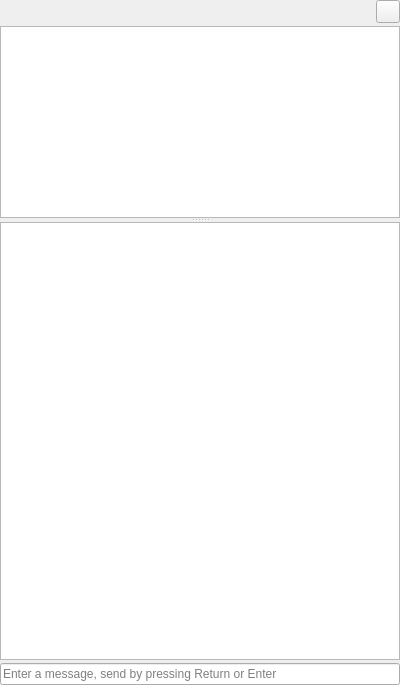
<?xml version="1.0" encoding="UTF-8"?>
<ui version="4.0">
 <class>IrcChannelWidget</class>
 <widget class="QWidget" name="IrcChannelWidget">
  <property name="geometry">
   <rect>
    <x>0</x>
    <y>0</y>
    <width>400</width>
    <height>685</height>
   </rect>
  </property>
  <property name="windowTitle">
   <string/>
  </property>
  <layout class="QVBoxLayout" name="verticalLayout">
   <property name="spacing">
    <number>3</number>
   </property>
   <property name="margin">
    <number>0</number>
   </property>
   <item>
    <layout class="QHBoxLayout" name="horizontalLayout">
     <item>
      <widget class="QLabel" name="topicLabel">
       <property name="text">
        <string/>
       </property>
       <property name="wordWrap">
        <bool>true</bool>
       </property>
       <property name="openExternalLinks">
        <bool>true</bool>
       </property>
      </widget>
     </item>
     <item>
      <widget class="QToolButton" name="editTopicButton">
       <property name="toolTip">
        <string>Press to change the topic</string>
       </property>
       <property name="text">
        <string/>
       </property>
      </widget>
     </item>
    </layout>
   </item>
   <item>
    <widget class="QSplitter" name="splitter">
     <property name="orientation">
      <enum>Qt::Vertical</enum>
     </property>
     <widget class="QListWidget" name="usersList">
      <property name="contextMenuPolicy">
       <enum>Qt::CustomContextMenu</enum>
      </property>
      <property name="toolTip">
       <string>Shows the list of users</string>
      </property>
      <property name="alternatingRowColors">
       <bool>true</bool>
      </property>
      <property name="sortingEnabled">
       <bool>true</bool>
      </property>
     </widget>
     <widget class="QTextBrowser" name="messages">
      <property name="sizePolicy">
       <sizepolicy hsizetype="Expanding" vsizetype="Expanding">
        <horstretch>0</horstretch>
        <verstretch>1</verstretch>
       </sizepolicy>
      </property>
      <property name="contextMenuPolicy">
       <enum>Qt::CustomContextMenu</enum>
      </property>
      <property name="toolTip">
       <string>Shows the channel messages</string>
      </property>
      <property name="tabChangesFocus">
       <bool>true</bool>
      </property>
      <property name="openLinks">
       <bool>false</bool>
      </property>
     </widget>
    </widget>
   </item>
   <item>
    <widget class="IrcMessageEdit" name="messageEdit">
     <property name="toolTip">
      <string>Enter a message, send by pressing Return or Enter</string>
     </property>
     <property name="placeholderText">
      <string>Enter a message, send by pressing Return or Enter</string>
     </property>
    </widget>
   </item>
  </layout>
 </widget>
 <customwidgets>
  <customwidget>
   <class>IrcMessageEdit</class>
   <extends>QLineEdit</extends>
   <header>Network/IRC/IrcMessageEdit.h</header>
  </customwidget>
 </customwidgets>
 <tabstops>
  <tabstop>messageEdit</tabstop>
  <tabstop>messages</tabstop>
  <tabstop>usersList</tabstop>
  <tabstop>editTopicButton</tabstop>
 </tabstops>
 <resources/>
 <connections/>
</ui>
